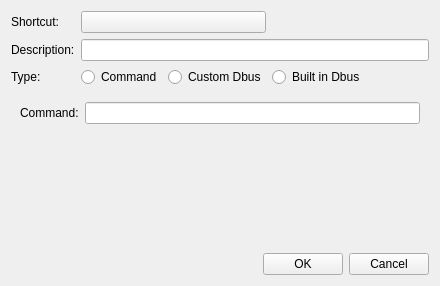
<?xml version="1.0" encoding="UTF-8"?>
<ui version="4.0">
 <class>edithotkeywidget</class>
 <widget class="QWidget" name="edithotkeywidget">
  <property name="geometry">
   <rect>
    <x>0</x>
    <y>0</y>
    <width>440</width>
    <height>286</height>
   </rect>
  </property>
  <property name="windowTitle">
   <string>Form</string>
  </property>
  <layout class="QVBoxLayout" name="verticalLayout_3">
   <item>
    <layout class="QGridLayout" name="gridLayout">
     <item row="0" column="0">
      <widget class="QLabel" name="label">
       <property name="text">
        <string>Shortcut:</string>
       </property>
      </widget>
     </item>
     <item row="2" column="4">
      <widget class="QRadioButton" name="builtindbusRbt">
       <property name="text">
        <string>Built in Dbus</string>
       </property>
      </widget>
     </item>
     <item row="2" column="0">
      <widget class="QLabel" name="label_3">
       <property name="text">
        <string>Type:</string>
       </property>
      </widget>
     </item>
     <item row="4" column="0" colspan="5">
      <layout class="QHBoxLayout" name="horizontalLayout">
       <item>
        <spacer name="horizontalSpacer_2">
         <property name="orientation">
          <enum>Qt::Horizontal</enum>
         </property>
         <property name="sizeHint" stdset="0">
          <size>
           <width>40</width>
           <height>20</height>
          </size>
         </property>
        </spacer>
       </item>
       <item>
        <widget class="QPushButton" name="okbt">
         <property name="text">
          <string>OK</string>
         </property>
         <property name="icon">
          <iconset theme="dialog-ok-apply"/>
         </property>
        </widget>
       </item>
       <item>
        <widget class="QPushButton" name="cancelbt">
         <property name="text">
          <string>Cancel</string>
         </property>
         <property name="icon">
          <iconset theme="dialog-cancel"/>
         </property>
        </widget>
       </item>
      </layout>
     </item>
     <item row="1" column="1" colspan="4">
      <widget class="QLineEdit" name="descriptionTbox"/>
     </item>
     <item row="2" column="1" colspan="2">
      <widget class="QRadioButton" name="commandRbt">
       <property name="text">
        <string>Command</string>
       </property>
      </widget>
     </item>
     <item row="1" column="0">
      <widget class="QLabel" name="label_2">
       <property name="text">
        <string>Description:</string>
       </property>
      </widget>
     </item>
     <item row="3" column="0" colspan="5">
      <widget class="QStackedWidget" name="stackedWidget">
       <property name="currentIndex">
        <number>0</number>
       </property>
       <widget class="QWidget" name="page">
        <layout class="QVBoxLayout" name="verticalLayout">
         <item>
          <layout class="QGridLayout" name="gridLayout_2">
           <item row="0" column="0">
            <widget class="QLabel" name="label_4">
             <property name="text">
              <string>Command:</string>
             </property>
            </widget>
           </item>
           <item row="0" column="1">
            <widget class="QLineEdit" name="commandTbox"/>
           </item>
          </layout>
         </item>
         <item>
          <spacer name="verticalSpacer">
           <property name="orientation">
            <enum>Qt::Vertical</enum>
           </property>
           <property name="sizeHint" stdset="0">
            <size>
             <width>20</width>
             <height>40</height>
            </size>
           </property>
          </spacer>
         </item>
        </layout>
       </widget>
       <widget class="QWidget" name="page_2">
        <layout class="QVBoxLayout" name="verticalLayout_2">
         <item>
          <layout class="QGridLayout" name="gridLayout_3" columnstretch="0,0,0">
           <item row="4" column="0">
            <widget class="QLabel" name="label_9">
             <property name="text">
              <string>Bus:</string>
             </property>
            </widget>
           </item>
           <item row="4" column="1">
            <widget class="QComboBox" name="busCbox">
             <property name="minimumSize">
              <size>
               <width>88</width>
               <height>0</height>
              </size>
             </property>
             <item>
              <property name="text">
               <string>Session</string>
              </property>
             </item>
             <item>
              <property name="text">
               <string>System</string>
              </property>
             </item>
            </widget>
           </item>
           <item row="1" column="0">
            <widget class="QLabel" name="label_6">
             <property name="text">
              <string>Path:</string>
             </property>
            </widget>
           </item>
           <item row="1" column="1" colspan="2">
            <widget class="QLineEdit" name="pathTbox"/>
           </item>
           <item row="2" column="1" colspan="2">
            <widget class="QLineEdit" name="interfaceTbox"/>
           </item>
           <item row="3" column="1" colspan="2">
            <widget class="QLineEdit" name="methodTbox"/>
           </item>
           <item row="3" column="0">
            <widget class="QLabel" name="label_8">
             <property name="text">
              <string>Method:</string>
             </property>
            </widget>
           </item>
           <item row="0" column="0">
            <widget class="QLabel" name="label_5">
             <property name="text">
              <string>Service:</string>
             </property>
            </widget>
           </item>
           <item row="2" column="0">
            <widget class="QLabel" name="label_7">
             <property name="text">
              <string>Interface:</string>
             </property>
            </widget>
           </item>
           <item row="0" column="1" colspan="2">
            <widget class="QLineEdit" name="serviceTbox"/>
           </item>
           <item row="4" column="2">
            <spacer name="horizontalSpacer_3">
             <property name="orientation">
              <enum>Qt::Horizontal</enum>
             </property>
             <property name="sizeHint" stdset="0">
              <size>
               <width>40</width>
               <height>20</height>
              </size>
             </property>
            </spacer>
           </item>
          </layout>
         </item>
        </layout>
       </widget>
       <widget class="QWidget" name="page_3">
        <layout class="QVBoxLayout" name="verticalLayout_4">
         <item>
          <widget class="QListWidget" name="builtindbusLwidget"/>
         </item>
        </layout>
       </widget>
      </widget>
     </item>
     <item row="2" column="3">
      <widget class="QRadioButton" name="customdbusRbt">
       <property name="text">
        <string>Custom Dbus</string>
       </property>
      </widget>
     </item>
     <item row="0" column="4">
      <spacer name="horizontalSpacer">
       <property name="orientation">
        <enum>Qt::Horizontal</enum>
       </property>
       <property name="sizeHint" stdset="0">
        <size>
         <width>40</width>
         <height>20</height>
        </size>
       </property>
      </spacer>
     </item>
     <item row="0" column="1" colspan="3">
      <widget class="QPushButton" name="shortcutbt">
       <property name="minimumSize">
        <size>
         <width>115</width>
         <height>0</height>
        </size>
       </property>
       <property name="text">
        <string/>
       </property>
      </widget>
     </item>
    </layout>
   </item>
  </layout>
 </widget>
 <tabstops>
  <tabstop>shortcutbt</tabstop>
  <tabstop>descriptionTbox</tabstop>
  <tabstop>commandRbt</tabstop>
  <tabstop>customdbusRbt</tabstop>
  <tabstop>builtindbusRbt</tabstop>
  <tabstop>commandTbox</tabstop>
  <tabstop>okbt</tabstop>
  <tabstop>cancelbt</tabstop>
  <tabstop>serviceTbox</tabstop>
  <tabstop>pathTbox</tabstop>
  <tabstop>interfaceTbox</tabstop>
  <tabstop>methodTbox</tabstop>
  <tabstop>busCbox</tabstop>
  <tabstop>builtindbusLwidget</tabstop>
 </tabstops>
 <resources/>
 <connections/>
</ui>
